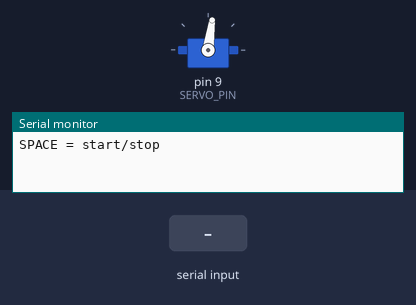
Simulated run of this sketch. Board: Arduino Uno, built with avr-gcc and run on an emulated ATmega328P. On the bench: servo, the last lines printed to the serial monitor. Inputs (shaded band) come from the test bench.

Above: at 1.2 s.
1.3 s: byte 32 (' ') received over Serial
At 4.07 s:
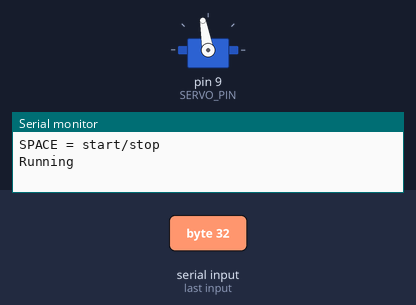
At 9.57 s:
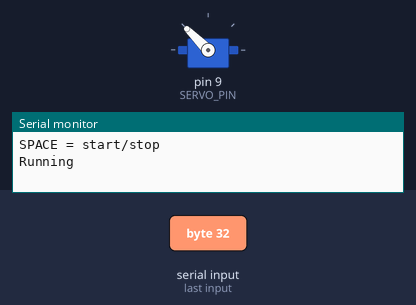
Timing chart, 0 to 13.3 s (numbered marks = the images above; inputs shaded):
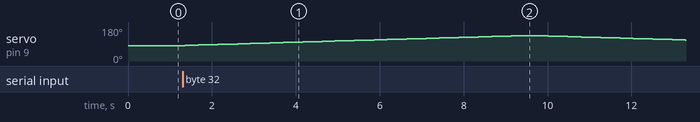

Measured:
- after the input at 1.3 s, servo on pin 9 (SERVO_PIN): rises from 82° to 135° in 8.1 s, then falls to 111° in 3.9 s

The sketch:

sketch_jan21a.ino
```cpp
#include <Servo.h>

#define SERVO_PIN 9

// Your calibrated endpoints
const int MIN_US = 1390;
const int MAX_US = 1940;

Servo actuator;

bool running = false;
int current_us = MIN_US;

// ===== SPEED KNOB =====
// How fast to change the command, in microseconds per second.
// Smaller = slower/quieter. Try: 30, 60, 120, 200
const int SPEED_US_PER_SEC = 130;

// Update interval (ms). 20ms matches typical servo frame rate nicely.
const int UPDATE_MS = 15;

unsigned long lastUpdate = 0;
bool goingOut = true; // extend then retract

void setup() {
  Serial.begin(9600);
  Serial.println("SPACE = start/stop");
  actuator.attach(SERVO_PIN);
  actuator.writeMicroseconds(current_us);
}

void loop() {
  if (Serial.available()) {
    char c = Serial.read();
    if (c == ' ') {
      running = !running;
      Serial.println(running ? "Running" : "Stopped");
    }
  }

  if (!running) return;

  unsigned long now = millis();
  if (now - lastUpdate < (unsigned long)UPDATE_MS) return;
  lastUpdate = now;

  // compute how many microseconds to step this tick
  // step = (us/sec) * (sec/tick) = SPEED_US_PER_SEC * UPDATE_MS/1000
  int step = (SPEED_US_PER_SEC * UPDATE_MS) / 1000;
  if (step < 1) step = 1;

  if (goingOut) {
    current_us += step;
    if (current_us >= MAX_US) {
      current_us = MAX_US;
      goingOut = false;
    }
  } else {
    current_us -= step;
    if (current_us <= MIN_US) {
      current_us = MIN_US;
      goingOut = true;
    }
  }

  actuator.writeMicroseconds(current_us);
}
```
